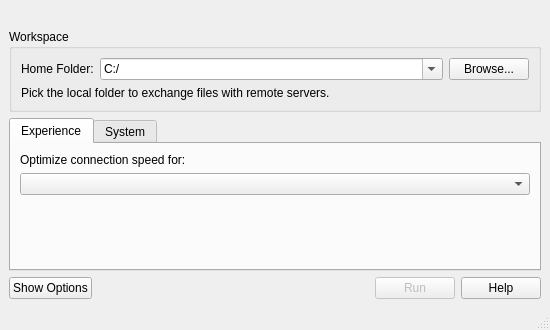
<?xml version="1.0" encoding="UTF-8"?>
<ui version="4.0">
 <class>RFGUIMain</class>
 <widget class="QMainWindow" name="RFGUIMain">
  <property name="geometry">
   <rect>
    <x>0</x>
    <y>0</y>
    <width>550</width>
    <height>330</height>
   </rect>
  </property>
  <property name="minimumSize">
   <size>
    <width>550</width>
    <height>200</height>
   </size>
  </property>
  <property name="maximumSize">
   <size>
    <width>550</width>
    <height>100000</height>
   </size>
  </property>
  <property name="windowTitle">
   <string>GreenBox RFiles</string>
  </property>
  <property name="windowIcon">
   <iconset resource="rdgui.qrc">
    <normaloff>:/imgs/icon.png</normaloff>
    <normalon>:/imgs/icon.png</normalon>:/imgs/icon.png</iconset>
  </property>
  <widget class="QWidget" name="centralwidget">
   <layout class="QVBoxLayout" name="verticalLayout_Main">
    <item>
     <widget class="QLabel" name="headerLabel">
      <property name="pixmap">
       <pixmap resource="rdgui.qrc">:/imgs/banner.jpg</pixmap>
      </property>
      <property name="scaledContents">
       <bool>true</bool>
      </property>
      <property name="alignment">
       <set>Qt::AlignmentFlag::AlignCenter</set>
      </property>
     </widget>
    </item>
    <item>
     <widget class="QGroupBox" name="connectionGroup">
      <property name="title">
       <string>Workspace</string>
      </property>
      <layout class="QVBoxLayout" name="verticalLayout_Group">
       <item>
        <layout class="QHBoxLayout" name="horizontalLayout_Host">
         <item>
          <widget class="QLabel" name="localDirLabel">
           <property name="text">
            <string>Home Folder:</string>
           </property>
          </widget>
         </item>
         <item>
          <widget class="QComboBox" name="localDirComboBox">
           <property name="sizePolicy">
            <sizepolicy hsizetype="Expanding" vsizetype="Fixed">
             <horstretch>1</horstretch>
             <verstretch>0</verstretch>
            </sizepolicy>
           </property>
           <property name="editable">
            <bool>true</bool>
           </property>
           <property name="currentText">
            <string>C:/</string>
           </property>
          </widget>
         </item>
         <item>
          <widget class="QPushButton" name="localDirBrowseButton">
           <property name="toolTip">
            <string>Select a local folder</string>
           </property>
           <property name="text">
            <string>Browse...</string>
           </property>
           <property name="autoDefault">
            <bool>false</bool>
           </property>
          </widget>
         </item>
        </layout>
       </item>
       <item>
        <widget class="QLabel" name="instructionLabel">
         <property name="text">
          <string>Pick the local folder to exchange files with remote servers.</string>
         </property>
         <property name="alignment">
          <set>Qt::AlignmentFlag::AlignLeading|Qt::AlignmentFlag::AlignLeft|Qt::AlignmentFlag::AlignTop</set>
         </property>
         <property name="wordWrap">
          <bool>true</bool>
         </property>
        </widget>
       </item>
      </layout>
     </widget>
    </item>
    <item>
     <widget class="QTabWidget" name="optionsTabWidget">
      <property name="visible">
       <bool>false</bool>
      </property>
      <property name="currentIndex">
       <number>0</number>
      </property>
      <widget class="QWidget" name="experienceTab">
       <attribute name="title">
        <string>Experience</string>
       </attribute>
       <layout class="QVBoxLayout" name="verticalLayout_Experience">
        <item>
         <widget class="QLabel" name="bandwidthLabel">
          <property name="text">
           <string>Optimize connection speed for:</string>
          </property>
         </widget>
        </item>
        <item>
         <widget class="QComboBox" name="bandwidthComboBox">
          <property name="toolTip">
           <string>Choose network speed to optimize performance</string>
          </property>
         </widget>
        </item>
        <item>
         <spacer name="verticalSpacer_Experience">
          <property name="orientation">
           <enum>Qt::Orientation::Vertical</enum>
          </property>
          <property name="sizeType">
           <enum>QSizePolicy::Policy::Expanding</enum>
          </property>
          <property name="sizeHint" stdset="0">
           <size>
            <width>0</width>
            <height>0</height>
           </size>
          </property>
         </spacer>
        </item>
       </layout>
      </widget>
      <widget class="QWidget" name="systemTab">
       <attribute name="title">
        <string>System</string>
       </attribute>
       <layout class="QVBoxLayout" name="verticalLayout_System">
        <item>
         <widget class="QGroupBox" name="historyGroup">
          <property name="title">
           <string>Connection History</string>
          </property>
          <layout class="QHBoxLayout">
           <item>
            <widget class="QPushButton" name="clearHistoryButton">
             <property name="text">
              <string>Clear History</string>
             </property>
            </widget>
           </item>
          </layout>
         </widget>
        </item>
        <item>
         <spacer name="verticalSpacer_System">
          <property name="orientation">
           <enum>Qt::Orientation::Vertical</enum>
          </property>
          <property name="sizeType">
           <enum>QSizePolicy::Policy::Expanding</enum>
          </property>
          <property name="sizeHint" stdset="0">
           <size>
            <width>0</width>
            <height>0</height>
           </size>
          </property>
         </spacer>
        </item>
       </layout>
      </widget>
     </widget>
    </item>
    <item>
     <layout class="QHBoxLayout" name="horizontalLayout_Buttons">
      <item>
       <widget class="QPushButton" name="optionsButton">
        <property name="enabled">
         <bool>true</bool>
        </property>
        <property name="text">
         <string>Show Options</string>
        </property>
       </widget>
      </item>
      <item>
       <spacer name="horizontalSpacer_Buttons">
        <property name="orientation">
         <enum>Qt::Orientation::Horizontal</enum>
        </property>
        <property name="sizeHint" stdset="0">
         <size>
          <width>40</width>
          <height>20</height>
         </size>
        </property>
       </spacer>
      </item>
      <item>
       <widget class="QPushButton" name="runButton">
        <property name="enabled">
         <bool>false</bool>
        </property>
        <property name="text">
         <string>Run</string>
        </property>
        <property name="default">
         <bool>true</bool>
        </property>
       </widget>
      </item>
      <item>
       <widget class="QPushButton" name="helpButton">
        <property name="text">
         <string>Help</string>
        </property>
       </widget>
      </item>
     </layout>
    </item>
   </layout>
  </widget>
  <widget class="QMenuBar" name="menubar">
   <property name="geometry">
    <rect>
     <x>0</x>
     <y>0</y>
     <width>550</width>
     <height>22</height>
    </rect>
   </property>
  </widget>
  <widget class="QStatusBar" name="statusbar"/>
 </widget>
 <resources>
  <include location="rdgui.qrc"/>
 </resources>
 <connections/>
</ui>
